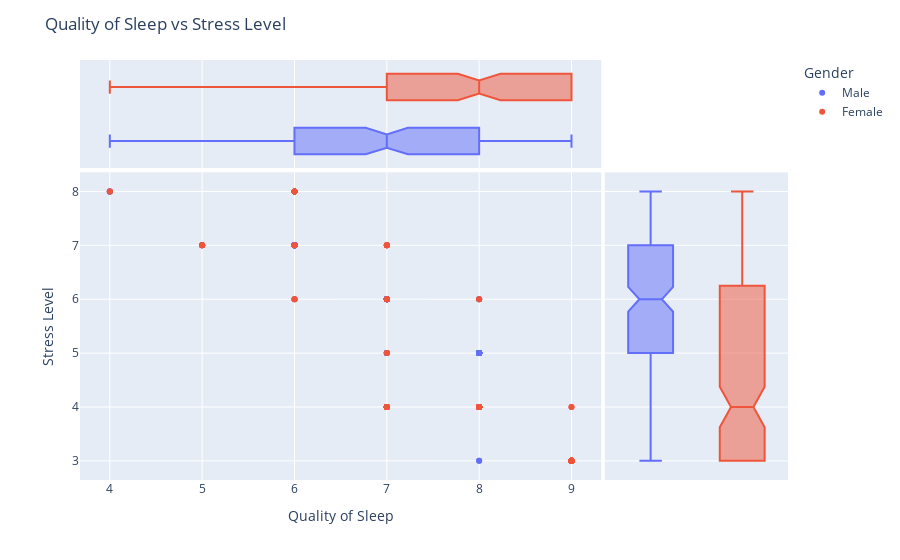

Source (notebook cell):
### Markdown cell above
✨ Get much sleep is make lower the stress level 

❎ There is a relation

### Code cell
fig = px.scatter(df, x='Quality of Sleep', y='Stress Level', color='Gender', marginal_y='box', marginal_x='box')
fig.update_layout(
    title='Quality of Sleep vs Stress Level',
    xaxis_title='Quality of Sleep',
    yaxis_title='Stress Level',
    font = dict(
        size=12
    )
)
fig.show()

### Figure 1 — Plotly figure (JSON) as saved in the notebook; plotly's stock layout.template omitted (floating-point values rounded to 4 significant figures; data arrays with more than 128 entries replaced by an {"elided": "..."} marker saying what was removed)
{"data": [{"hovertemplate": "Gender=Male<br>Quality of Sleep=%{x}<br>Stress Level=%{y}<extra></extra>", "legendgroup": "Male", "marker": {"color": "#636efa", "symbol": "circle"}, "mode": "markers", "name": "Male", "orientation": "v", "showlegend": true, "type": "scatter", "x": {"elided": "189 int values"}, "xaxis": "x", "y": {"elided": "189 int values"}, "yaxis": "y"}, {"alignmentgroup": "True", "hovertemplate": "Gender=Male<br>Quality of Sleep=%{x}<extra></extra>", "legendgroup": "Male", "marker": {"color": "#636efa", "symbol": "circle"}, "name": "Male", "notched": true, "offsetgroup": "Male", "showlegend": false, "type": "box", "x": {"elided": "189 int values"}, "xaxis": "x3", "yaxis": "y3"}, {"alignmentgroup": "True", "hovertemplate": "Gender=Male<br>Stress Level=%{y}<extra></extra>", "legendgroup": "Male", "marker": {"color": "#636efa", "symbol": "circle"}, "name": "Male", "notched": true, "offsetgroup": "Male", "showlegend": false, "type": "box", "xaxis": "x2", "y": {"elided": "189 int values"}, "yaxis": "y2"}, {"hovertemplate": "Gender=Female<br>Quality of Sleep=%{x}<br>Stress Level=%{y}<extra></extra>", "legendgroup": "Female", "marker": {"color": "#EF553B", "symbol": "circle"}, "mode": "markers", "name": "Female", "orientation": "v", "showlegend": true, "type": "scatter", "x": {"elided": "185 int values"}, "xaxis": "x", "y": {"elided": "185 int values"}, "yaxis": "y"}, {"alignmentgroup": "True", "hovertemplate": "Gender=Female<br>Quality of Sleep=%{x}<extra></extra>", "legendgroup": "Female", "marker": {"color": "#EF553B", "symbol": "circle"}, "name": "Female", "notched": true, "offsetgroup": "Female", "showlegend": false, "type": "box", "x": {"elided": "185 int values"}, "xaxis": "x3", "yaxis": "y3"}, {"alignmentgroup": "True", "hovertemplate": "Gender=Female<br>Stress Level=%{y}<extra></extra>", "legendgroup": "Female", "marker": {"color": "#EF553B", "symbol": "circle"}, "name": "Female", "notched": true, "offsetgroup": "Female", "showlegend": false, "type": "box", "xaxis": "x2", "y": {"elided": "185 int values"}, "yaxis": "y2"}], "layout": {"font": {"size": 12}, "legend": {"title": {"text": "Gender"}, "tracegroupgap": 0}, "margin": {"t": 60}, "title": {"text": "Quality of Sleep vs Stress Level"}, "xaxis": {"anchor": "y", "domain": [0, 0.7363], "title": {"text": "Quality of Sleep"}}, "xaxis2": {"anchor": "y2", "domain": [0.7413, 1], "matches": "x2", "showgrid": false, "showline": false, "showticklabels": false, "ticks": ""}, "xaxis3": {"anchor": "y3", "domain": [0, 0.7363], "matches": "x", "showgrid": true, "showticklabels": false}, "xaxis4": {"anchor": "y4", "domain": [0.7413, 1], "matches": "x2", "showgrid": false, "showline": false, "showticklabels": false, "ticks": ""}, "yaxis": {"anchor": "x", "domain": [0, 0.7326], "title": {"text": "Stress Level"}}, "yaxis2": {"anchor": "x2", "domain": [0, 0.7326], "matches": "y", "showgrid": true, "showticklabels": false}, "yaxis3": {"anchor": "x3", "domain": [0.7426, 1], "matches": "y3", "showgrid": false, "showline": false, "showticklabels": false, "ticks": ""}, "yaxis4": {"anchor": "x4", "domain": [0.7426, 1], "matches": "y3", "showgrid": true, "showline": false, "showticklabels": false, "ticks": ""}}}
